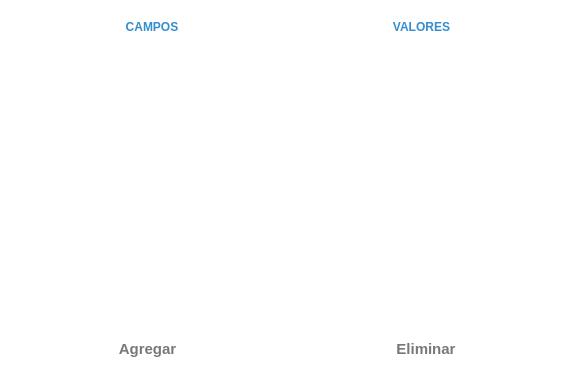
<?xml version="1.0" encoding="UTF-8"?>
<ui version="4.0">
 <class>Restrictions</class>
 <widget class="QWidget" name="Restrictions">
  <property name="geometry">
   <rect>
    <x>0</x>
    <y>0</y>
    <width>573</width>
    <height>373</height>
   </rect>
  </property>
  <property name="palette">
   <palette>
    <active>
     <colorrole role="Base">
      <brush brushstyle="SolidPattern">
       <color alpha="255">
        <red>46</red>
        <green>47</green>
        <blue>48</blue>
       </color>
      </brush>
     </colorrole>
     <colorrole role="Window">
      <brush brushstyle="SolidPattern">
       <color alpha="255">
        <red>255</red>
        <green>255</green>
        <blue>255</blue>
       </color>
      </brush>
     </colorrole>
    </active>
    <inactive>
     <colorrole role="Base">
      <brush brushstyle="SolidPattern">
       <color alpha="255">
        <red>46</red>
        <green>47</green>
        <blue>48</blue>
       </color>
      </brush>
     </colorrole>
     <colorrole role="Window">
      <brush brushstyle="SolidPattern">
       <color alpha="255">
        <red>255</red>
        <green>255</green>
        <blue>255</blue>
       </color>
      </brush>
     </colorrole>
    </inactive>
    <disabled>
     <colorrole role="Base">
      <brush brushstyle="SolidPattern">
       <color alpha="255">
        <red>255</red>
        <green>255</green>
        <blue>255</blue>
       </color>
      </brush>
     </colorrole>
     <colorrole role="Window">
      <brush brushstyle="SolidPattern">
       <color alpha="255">
        <red>255</red>
        <green>255</green>
        <blue>255</blue>
       </color>
      </brush>
     </colorrole>
    </disabled>
   </palette>
  </property>
  <property name="font">
   <font>
    <family>Segoe UI</family>
    <pointsize>9</pointsize>
   </font>
  </property>
  <property name="windowTitle">
   <string>Restricciones</string>
  </property>
  <layout class="QVBoxLayout" name="verticalLayout">
   <item>
    <widget class="QWidget" name="widget" native="true">
     <property name="minimumSize">
      <size>
       <width>0</width>
       <height>0</height>
      </size>
     </property>
     <property name="font">
      <font>
       <family>Segoe UI</family>
       <pointsize>9</pointsize>
      </font>
     </property>
     <layout class="QHBoxLayout" name="horizontalLayout_2">
      <item>
       <widget class="QLabel" name="label">
        <property name="font">
         <font>
          <weight>75</weight>
          <bold>true</bold>
         </font>
        </property>
        <property name="styleSheet">
         <string notr="true">color:rgb(54, 141, 206)</string>
        </property>
        <property name="text">
         <string>CAMPOS</string>
        </property>
        <property name="alignment">
         <set>Qt::AlignCenter</set>
        </property>
       </widget>
      </item>
      <item>
       <widget class="QLabel" name="label_2">
        <property name="font">
         <font>
          <weight>75</weight>
          <bold>true</bold>
         </font>
        </property>
        <property name="styleSheet">
         <string notr="true">color:rgb(54, 141, 206)</string>
        </property>
        <property name="text">
         <string>VALORES</string>
        </property>
        <property name="alignment">
         <set>Qt::AlignCenter</set>
        </property>
       </widget>
      </item>
     </layout>
    </widget>
   </item>
   <item>
    <widget class="QWidget" name="widget_restricciones" native="true">
     <property name="minimumSize">
      <size>
       <width>0</width>
       <height>200</height>
      </size>
     </property>
     <property name="font">
      <font>
       <family>Segoe UI</family>
       <pointsize>9</pointsize>
      </font>
     </property>
     <layout class="QVBoxLayout" name="verticalLayout_2"/>
    </widget>
   </item>
   <item>
    <spacer name="verticalSpacer">
     <property name="orientation">
      <enum>Qt::Vertical</enum>
     </property>
     <property name="sizeHint" stdset="0">
      <size>
       <width>20</width>
       <height>40</height>
      </size>
     </property>
    </spacer>
   </item>
   <item>
    <layout class="QHBoxLayout" name="horizontalLayout">
     <item>
      <widget class="QPushButton" name="pb_agregar">
       <property name="font">
        <font>
         <family>Segoe UI</family>
         <pointsize>11</pointsize>
         <weight>75</weight>
         <bold>true</bold>
        </font>
       </property>
       <property name="styleSheet">
        <string notr="true">color: rgb(120, 120, 120);</string>
       </property>
       <property name="text">
        <string>Agregar</string>
       </property>
       <property name="icon">
        <iconset resource="assets.qrc">
         <normaloff>:/icons/plus_blue.png</normaloff>:/icons/plus_blue.png</iconset>
       </property>
       <property name="iconSize">
        <size>
         <width>25</width>
         <height>25</height>
        </size>
       </property>
       <property name="flat">
        <bool>true</bool>
       </property>
      </widget>
     </item>
     <item>
      <widget class="QPushButton" name="pb_eliminar">
       <property name="font">
        <font>
         <family>Segoe UI</family>
         <pointsize>11</pointsize>
         <weight>75</weight>
         <bold>true</bold>
        </font>
       </property>
       <property name="styleSheet">
        <string notr="true">color: rgb(120, 120, 120);</string>
       </property>
       <property name="text">
        <string>Eliminar</string>
       </property>
       <property name="icon">
        <iconset resource="assets.qrc">
         <normaloff>:/icons/delete_blue.png</normaloff>:/icons/delete_blue.png</iconset>
       </property>
       <property name="iconSize">
        <size>
         <width>25</width>
         <height>25</height>
        </size>
       </property>
       <property name="flat">
        <bool>true</bool>
       </property>
      </widget>
     </item>
    </layout>
   </item>
  </layout>
 </widget>
 <resources>
  <include location="assets.qrc"/>
 </resources>
 <connections/>
</ui>
